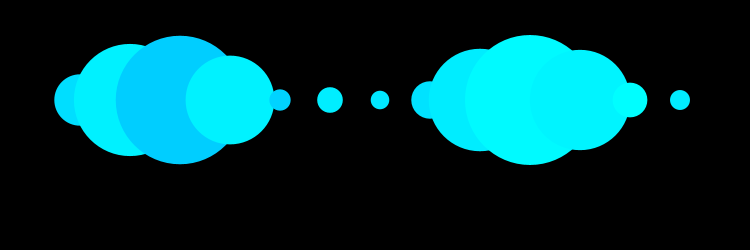
Frame 1 (no input)
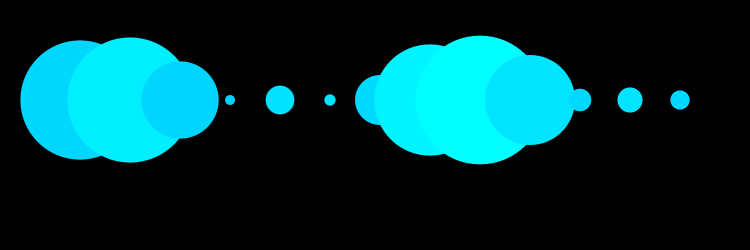
Frame 60 (the mouse pressed at the canvas centre just before this capture)
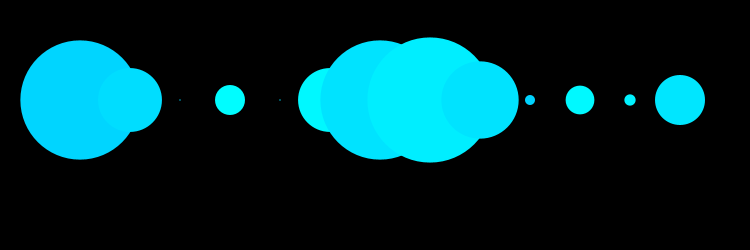
Frame 120 (the mouse held since frame 60 and released just before this capture)

The Processing sketch that drew these frames (run headless with seeded random() and noise(); from frame 60 on, the mouse is pressed at the canvas centre):

// Processing sketch: processing_14074
// ── processing_14074.pde

void setup() {
  size(750,250);
  colorMode(HSB,300,100,100);
}
void draw() {
  background(0);
  noStroke();
  for( int x=0; x<=600; x=x+50 ) {
    float y=sin(radians(x+frameCount))*0.8*100+50;
    fill(random(150,160),255,255);
    ellipse(x+80,100,y,y);
  }
}

                
                
